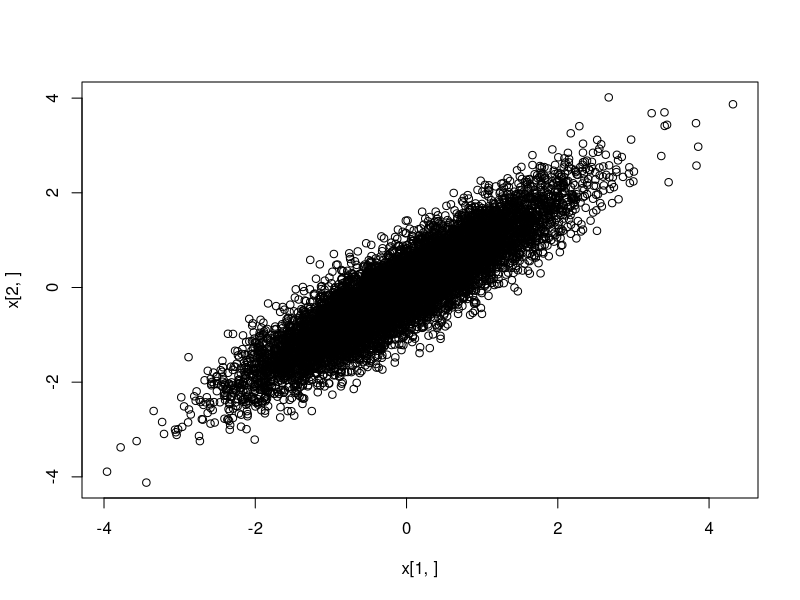
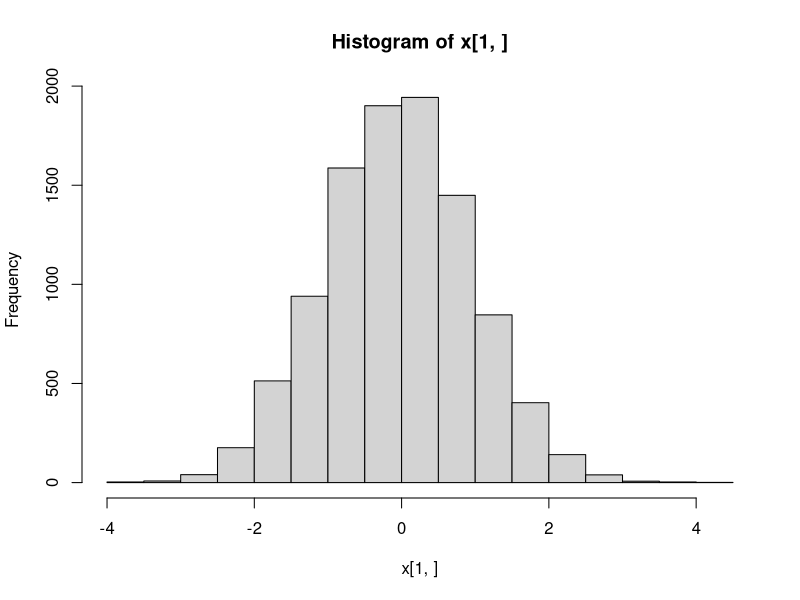
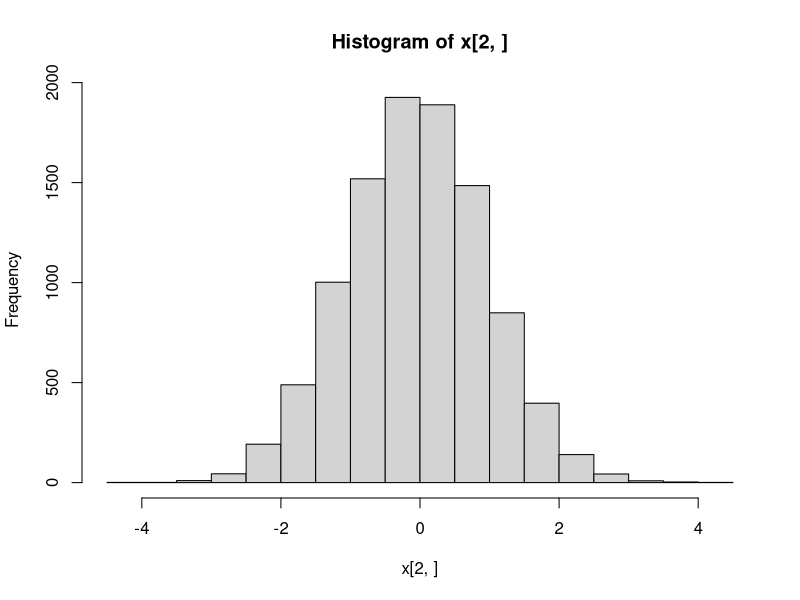
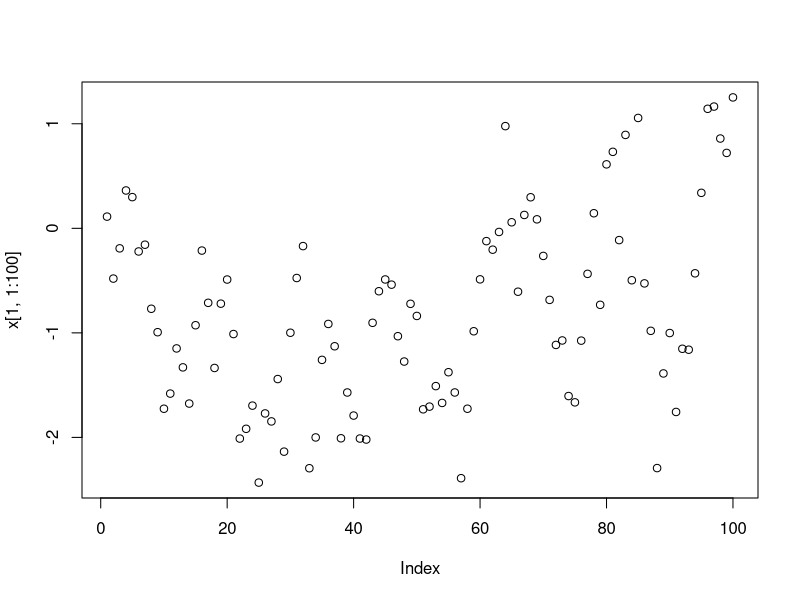
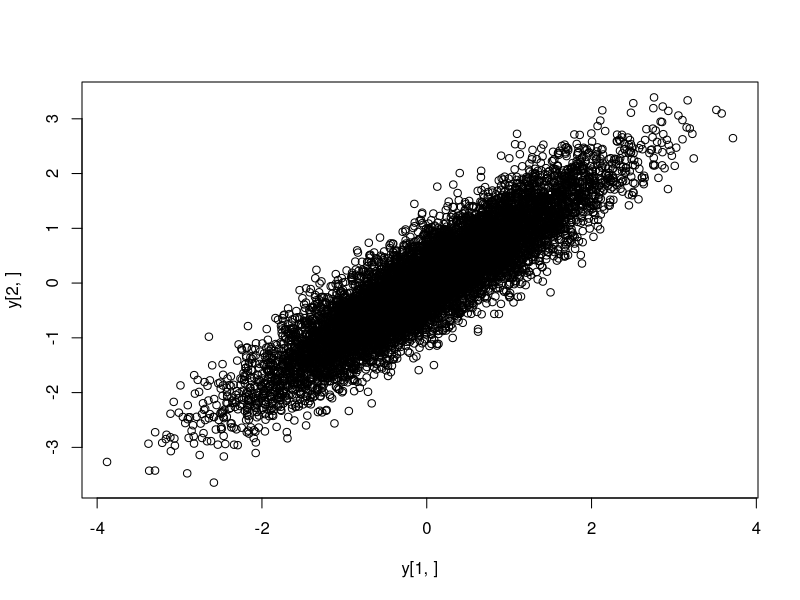
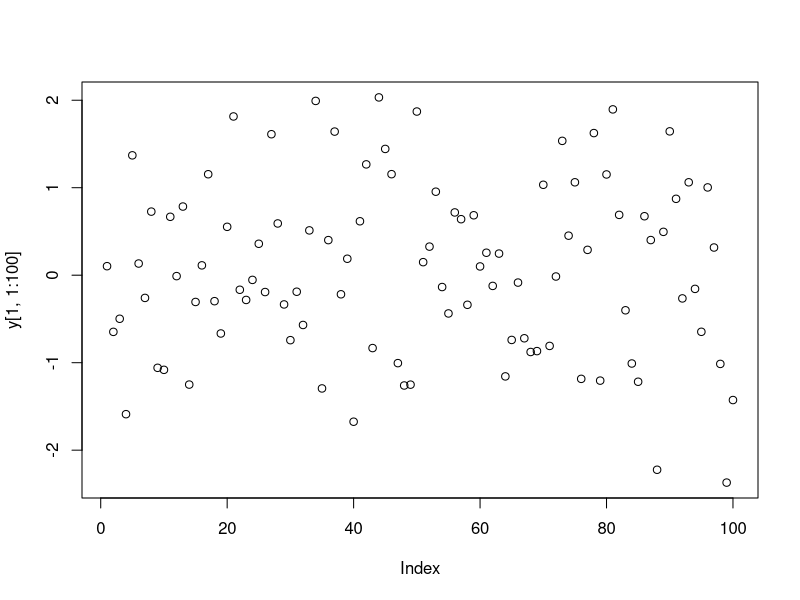

Generate these figures, in order, with R:
#  MCMC Gibbs sampling for mult normal

N <- 10000
r <- .9
sig <- sqrt(1 - r^2)

x <- matrix(NA, 2, N)
x1 <- x2 <- 0
for (i in 1:N){
	x1 <- rnorm(1, r*x2, sig)
	x2 <- rnorm(1, r*x1, sig)
	x[, i] <- c(x1, x2)
	}

plot(x[1, ], x[2, ])

hist(x[1, ])

hist(x[2, ])
plot(x[1, 1:100])

var(t(x))


# Direct sampling

V <- matrix(c(1, r, r, 1), 2, 2)
A <- chol(V)

y <- matrix(NA, 2, N)
for (i in 1:N){
	y[, i] <- t(A)%*%rnorm(2)
	}

plot(y[1, ], y[2, ])

plot(y[1, 1:100])

var(t(y))
